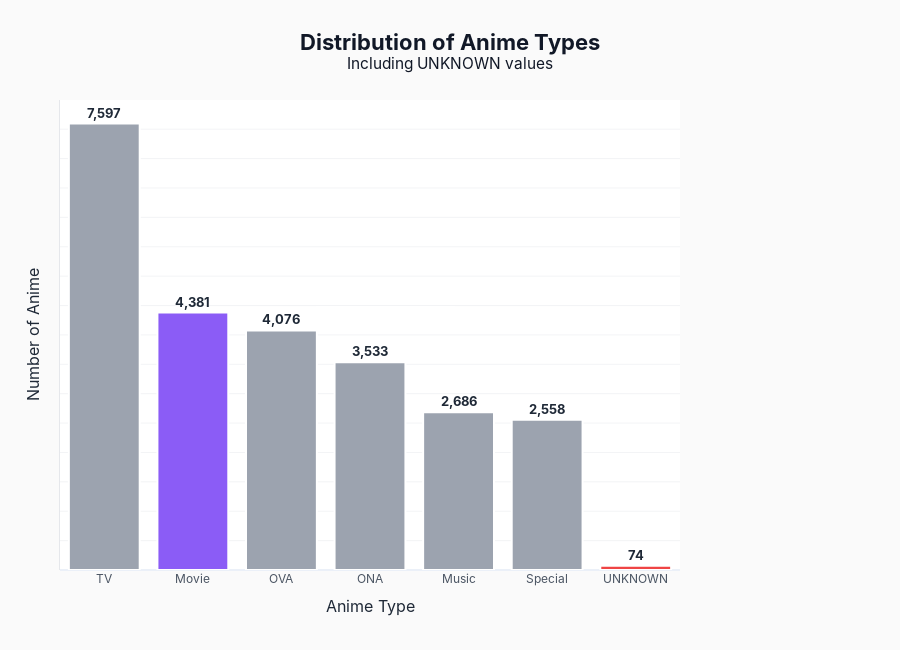

The notebook cell saved with this chart:
### Markdown cell above
### 3.2.1.Misleading Insight
- What is the proportional distribution of different anime types within our dataset

### Code cell
type_counts_full = (
    df_anime_dataset_2023['Type']
    .value_counts(dropna=False)
    .reset_index()
)
type_counts_full.columns = ['Type', 'Count']

type_counts_full['Type'] = type_counts_full['Type'].fillna('UNKNOWN')

type_counts_full['Percentage'] = (type_counts_full['Count'] / type_counts_full['Count'].sum()) * 100

colors = []
for t in type_counts_full['Type']:
    if t == 'Movie':
        colors.append('#8B5CF6')   
    elif t == 'UNKNOWN':
        colors.append('#EF4444')   
    else:
        colors.append('#9CA3AF')   

fig = px.bar(
    type_counts_full,
    x='Type',
    y='Count',
    title='Distribution of Anime Types (Including UNKNOWN)',
    labels={'Type': 'Anime Type', 'Count': 'Number of Anime'},
    text='Count'
)

fig.update_traces(
    marker_color=colors,
    marker_line_color='white',
    marker_line_width=2,
    textposition='outside',
    texttemplate='<b>%{text:,}</b>',
    hovertemplate='<b>%{x}</b><br>Count: %{y:,}<br>Percentage: %{customdata:.2f}%<extra></extra>',
    customdata=type_counts_full['Percentage']
)


fig.update_layout(
    font=dict(family="Inter", size=13, color="#1F2937"),
    title={
        'text': '<b>Distribution of Anime Types</b><br><sup>Including UNKNOWN values</sup>',
        'x': 0.5,
        'xanchor': 'center',
        'font': dict(size=22, color="#111827")
    },
    showlegend=False,
    height=650,
    plot_bgcolor='white',
    paper_bgcolor='#FAFAFA',
    margin=dict(t=100, l=60, r=220, b=80),
    xaxis=dict(
        showgrid=False,
        showline=False,
        linecolor='#E5E7EB',
        tickfont=dict(size=12, color="#4B5563")
    ),
    yaxis=dict(
        showgrid=True,
        gridcolor='#F3F4F6',
        showline=True,
        linecolor='#E5E7EB',
        tickfont=dict(size=11, color="#6B7280"),
        tickformat=',',
        dtick=500,
        showticklabels=False 
    )
)

fig.show()

### Figure 1 — Plotly figure (JSON) as saved in the notebook; plotly's stock layout.template omitted (floating-point values rounded to 4 significant figures)
{"data": [{"customdata": [30.5, 17.59, 16.37, 14.19, 10.78, 10.27, 0.2971], "hovertemplate": "<b>%{x}</b><br>Count: %{y:,}<br>Percentage: %{customdata:.2f}%<extra></extra>", "legendgroup": "", "marker": {"color": ["#9CA3AF", "#8B5CF6", "#9CA3AF", "#9CA3AF", "#9CA3AF", "#9CA3AF", "#EF4444"], "line": {"color": "white", "width": 2}, "pattern": {"shape": ""}}, "name": "", "orientation": "v", "showlegend": false, "text": [7597.0, 4381.0, 4076.0, 3533.0, 2686.0, 2558.0, 74.0], "textposition": "outside", "texttemplate": "<b>%{text:,}</b>", "type": "bar", "x": ["TV", "Movie", "OVA", "ONA", "Music", "Special", "UNKNOWN"], "xaxis": "x", "y": [7597, 4381, 4076, 3533, 2686, 2558, 74], "yaxis": "y"}], "layout": {"barmode": "relative", "font": {"color": "#1F2937", "family": "Inter", "size": 13}, "height": 650, "legend": {"tracegroupgap": 0}, "margin": {"b": 80, "l": 60, "r": 220, "t": 100}, "paper_bgcolor": "#FAFAFA", "plot_bgcolor": "white", "showlegend": false, "title": {"font": {"color": "#111827", "size": 22}, "text": "<b>Distribution of Anime Types</b><br><sup>Including UNKNOWN values</sup>", "x": 0.5, "xanchor": "center"}, "xaxis": {"anchor": "y", "domain": [0, 1], "linecolor": "#E5E7EB", "showgrid": false, "showline": false, "tickfont": {"color": "#4B5563", "size": 12}, "title": {"text": "Anime Type"}}, "yaxis": {"anchor": "x", "domain": [0, 1], "dtick": 500, "gridcolor": "#F3F4F6", "linecolor": "#E5E7EB", "showgrid": true, "showline": true, "showticklabels": false, "tickfont": {"color": "#6B7280", "size": 11}, "tickformat": ",", "title": {"text": "Number of Anime"}}}}
